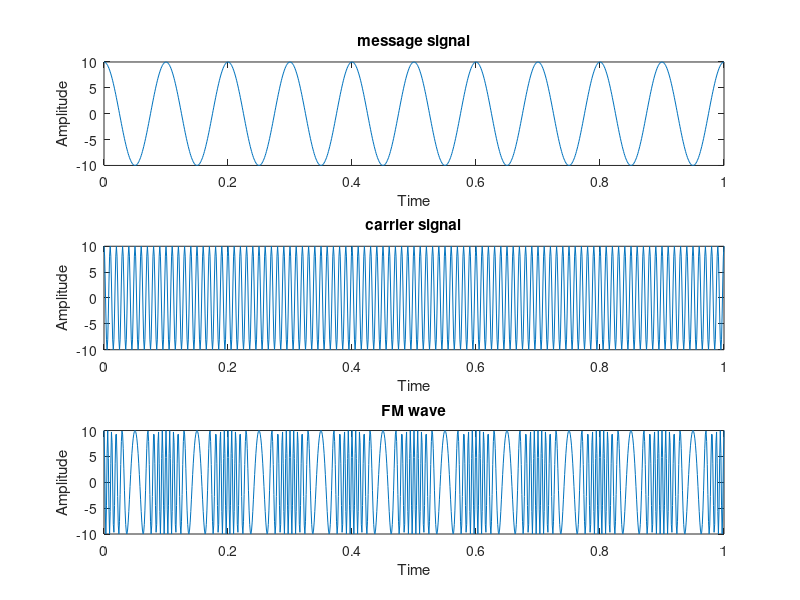

MATLAB code to generate this figure:
clear all;
t=0:0.001:1;
Amsg=10;
Acar=10;
fmsg=10;
fcar=100;
kf=7;

msg=Amsg*cos(2*pi*fmsg*t);
subplot(3,1,1);
plot(t,msg);
xlabel('Time');
ylabel('Amplitude');
title('message signal');
carr=Acar*cos(2*pi*fcar*t);
subplot(3,1,2);
plot(t,carr);
xlabel('Time');
ylabel('Amplitude');
title('carrier signal');

mod_wave=Acar*cos(2*pi*fcar*t+kf.*sin(2*pi*fmsg*t));
subplot(3,1,3);
plot(t,mod_wave);
xlabel('Time');
ylabel('Amplitude');
title('FM wave');
